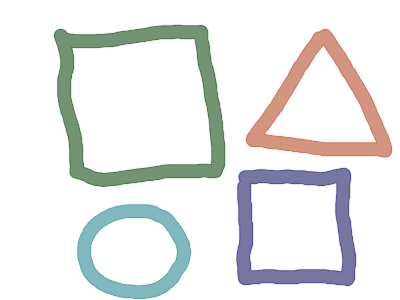
#> input picture opencv_tutorials/pic3.png, 400 x 300 px, given in place of the camera
$ python ob_detection_HSV.py
#> lines starting #> are read from the running program, lines starting #| are printed output that depends on the picture; after the words box and inside, x2 and y2 are one past the last pixel; in counts of white or black regions, pixels touching at a corner belong together
#!/usr/bin/env python
import numpy as np
import cv2 as cv

def nothing(x):
    pass

cap = cv.VideoCapture(0)

cv.namedWindow("Tracking")
cv.createTrackbar('LH', 'Tracking', 0, 255, nothing)
#> slider 'LH' is set to 51
cv.createTrackbar('LS', 'Tracking', 0, 255, nothing)
#> slider 'LS' is set to 51
cv.createTrackbar('LV', 'Tracking', 0, 255, nothing)
#> slider 'LV' is set to 51
cv.createTrackbar('UH', 'Tracking', 255, 255, nothing)
cv.createTrackbar('US', 'Tracking', 255, 255, nothing)
cv.createTrackbar('UV', 'Tracking', 255, 255, nothing)

while 1:
    #frame = cv.imread('smarties.png')
    _, frame = cap.read()
#> frame is the input picture: shape (300, 400, 3); mean B, G, R 232.6, 233.5, 232.3

    hsv = cv.cvtColor(frame, cv.COLOR_BGR2HSV)
#> hsv: shape (300, 400, 3); mean H, S, V 15.2, 15.3, 238.8

    l_h = cv.getTrackbarPos('LH', 'Tracking')
    l_s = cv.getTrackbarPos('LS', 'Tracking')
    l_v = cv.getTrackbarPos('LV', 'Tracking')
    u_h = cv.getTrackbarPos('UH', 'Tracking')
    u_s = cv.getTrackbarPos('US', 'Tracking')
    u_v = cv.getTrackbarPos('UV', 'Tracking')

    l_b = np.array([l_h, l_s, l_v])
    u_b = np.array([u_h, u_s, u_v])
    mask = cv.inRange(hsv, l_b, u_b)
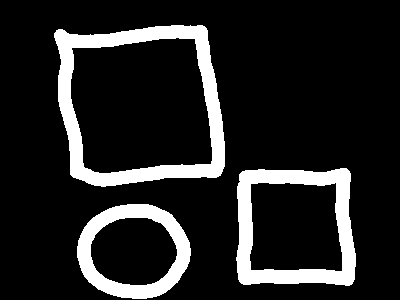
#> mask: shape (300, 400); 14.2% white; 3 white regions, box (x1, y1, x2, y2) and area: (54, 25, 225, 187) 7458, (236, 168, 356, 286) 5581, (77, 204, 191, 299) 3959
    res = cv.bitwise_and(frame, frame, mask=mask)
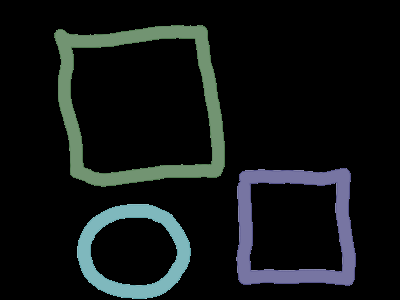
#> res: shape (300, 400, 3); mean B, G, R 20.5, 20.3, 16.3

    cv.imshow('frame', frame)
    cv.imshow('mask', mask)
    cv.imshow('res', res)
    key = cv.waitKey(1)
#> (key Esc is pressed here)
    if key == 27:
        break

cap.release()
cv.destroyAllWindows()

$ run again, on opencv_tutorials/pic5.png
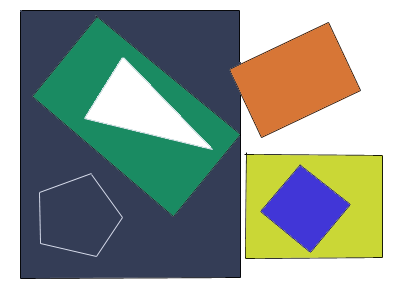
#> input picture opencv_tutorials/pic5.png, 400 x 300 px, given in place of the camera
#> frame is the input picture: shape (300, 400, 3); mean B, G, R 146.7, 155.8, 145.2
#> hsv: shape (300, 400, 3); mean H, S, V 54.7, 93.1, 175.6
#> `mask = cv.inRange(hsv, l_b, u_b)`:
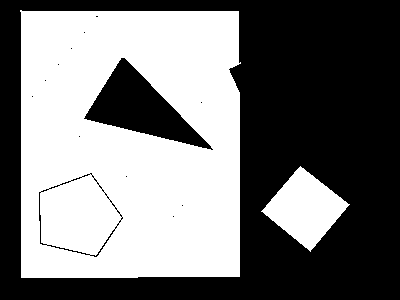
#> mask: shape (300, 400); 47.5% white; 2 white regions, box (x1, y1, x2, y2) and area: (20, 10, 241, 278) 53120, (261, 166, 350, 252) 3827
#> `res = cv.bitwise_and(frame, frame, mask=mask)`:
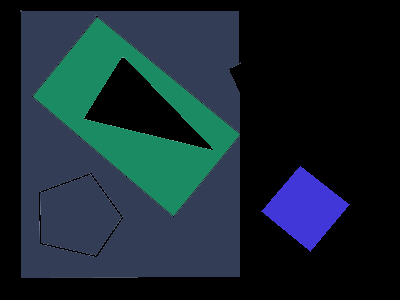
#> res: shape (300, 400, 3); mean B, G, R 46.4, 38.2, 22.2
